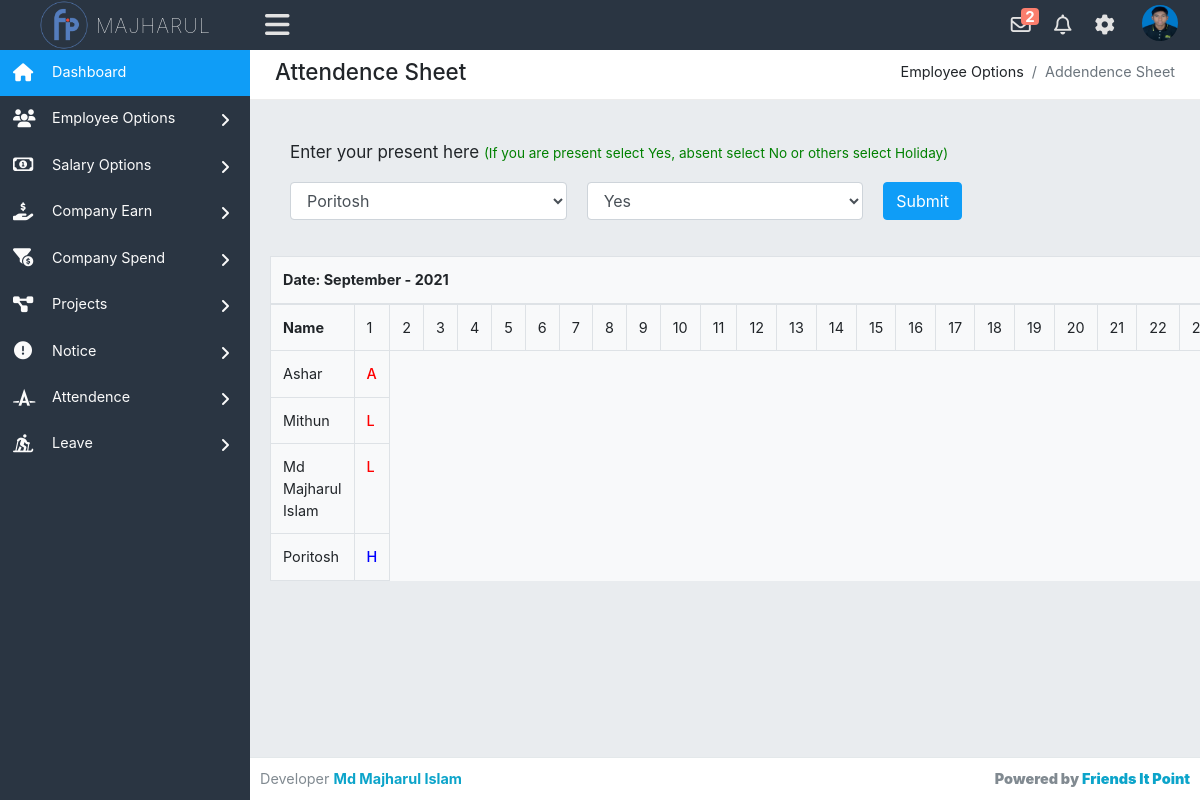
Page /admin/attendence.php (signed in) on the committed database.
### tables this page shows
CREATE TABLE `employee_info` (
  `id` int(11) NOT NULL,
  `employee_id` int(50) NOT NULL,
  `emp_fullname` varchar(100) NOT NULL,
  `emp_mail` varchar(50) NOT NULL,
  `emp_phone` int(20) NOT NULL,
  `emp_designation` varchar(50) NOT NULL,
  `emp_salary` varchar(50) NOT NULL,
  `emp_address` varchar(100) NOT NULL,
  `emp_password` varchar(150) NOT NULL,
  `emp_bio` varchar(1000) NOT NULL,
  `profile_pic` varchar(50) NOT NULL,
  `register_timedate` timestamp NOT NULL DEFAULT current_timestamp(),
  `total_salary` varchar(100) NOT NULL
);

CREATE TABLE `attendence` (
  `id` int(11) NOT NULL,
  `emp_id` int(11) NOT NULL,
  `attend_status` varchar(20) NOT NULL,
  `present_time` varchar(25) NOT NULL,
  `today_date` varchar(25) NOT NULL
);

### admin/attendence.php (the view, shortened to what this page needs)
<?php require_once('header.php'); ?>
<div class="row">
    <div class="col-xl-12">
        <div class="breadcrumb-holder">
            <h1 class="main-title float-left">Attendence Sheet</h1>
            <ol class="breadcrumb float-right">
                <li class="breadcrumb-item">Employee Options</li>
                <li class="breadcrumb-item active">Addendence Sheet</li>
            </ol>
            <div class="clearfix"></div>
        </div>
    </div>
</div>
<div class="card-body">
    <p style="font-size:17px">Enter your present here <small style="color:green">(If you are present select Yes, absent select No or others select Holiday)</small></p style="font-size:17px">
    <form action="" method="POST">
        <div class="row">
            <div class="col-md-4">
                <div class="form-group">
                    <select name="emp_id" class="form-control">
                        <?php
                            $view = $pdo->prepare('SELECT id,emp_fullname FROM employee_info');
                            $view->execute();
                            $view_all = $view->fetchAll(PDO::FETCH_ASSOC);
                            foreach($view_all as $allemp) :
                         ?>
                        <option value="<?php echo $allemp['id']; ?>"><?php echo $allemp['emp_fullname']; ?></option>
                        <?php endforeach; ?>
                    </select>
                </div>
            </div>
            <div class="col-md-4">
                <div class="form-group">
                    <select name="attend_status" class="form-control">
                        <option value="p">Yes</option>
                    </select>
                </div>
            </div>
            <div class="col-md-4">
                <div class="form-group m-b-0">
                    <button class="btn btn-primary" type="submit" name="present">
                        Submit
                    </button>
                </div>
            </div>
        </div>
    </form>
</div>
<div class="row">
	<div class="col-md-12">
        <div class="table-responsive">
           <table class="table table-bordered bg-light">
              <thead>
                <tr>
                  <th scope="col" colspan="31">Date: <?php echo date('F - Y') ?></th>
                </tr>
              </thead>
              <tbody>
                <tr>
                    <th>Name</th>
                    <?php for($i = 1;$i <= date('t');$i++) : ?>
                    <td><?php echo $i; ?></td>
                    <?php endfor; ?>
                </tr>
                <?php
                    $viewdata = $pdo->prepare('SELECT * FROM employee_info ORDER BY id DESC');
                    $viewdata->execute();
                    $result = $viewdata->fetchAll(PDO::FETCH_ASSOC);
                    foreach ($result as $row) :
                ?>
                <tr>
                    <td><?php echo  $row['emp_fullname']; ?></td>
                    <?php
                        $statement = $pdo->prepare('SELECT * FROM attendence WHERE emp_id=?');
                        $statement->execute(array($row['id']));
                        $result = $statement->fetchAll(PDO::FETCH_ASSOC);
                        foreach ($result as $attend) :
                    ?>
                    <td>
                        <?php
                            if($attend['attend_status'] == 'p') {
                                if($attend['present_time'] < '08:01:00 am' AND $attend['present_time'] < '12:00:00 pm') {
                                    echo '<span style="color:green;font-weight:500">P</span>';
                                }
                                else{
                                    echo '<span style="color:red;font-weight:500">L</span>';
                                }
                            }
                            else{
                                if($attend['attend_status'] == 'a'){
                                    echo '<span style="color:red;font-weight:500">A</span>';
                                }
                                else{
                                    echo '<span style="color:blue;font-weight:500">H</span>';
                                }
                            }
                        ?>
                    </td>
                    <?php endforeach; ?>
                </tr>
                <?php endforeach; ?>
              </tbody>
            </table>
        </div>
    </div>
</div>
<?php require_once('footer.php'); ?>

### admin/header.php (shortened to what this page needs)
<?php require_once('../config.php'); ?>
<!DOCTYPE html>
<html lang="en">
<head>
    <link href="../assets/css/bootstrap.min.css" rel="stylesheet" type="text/css" />
    <link href="../assets/font-awesome/css/all.css" rel="stylesheet" type="text/css" />
    <link rel="stylesheet" href="../fancybox-master/dist/jquery.fancybox.min.css">
    <link rel="stylesheet" href="../livedatetime/clock.css">
    <link rel="stylesheet" href="../livedatetime/calendar.css">
    <link href='https://netdna.bootstrapcdn.com/font-awesome/3.2.1/css/font-awesome.css' rel='stylesheet' type='text/css'>
    <link rel="stylesheet" type="text/css" href="../assets/css/dataTables.bootstrap.min.css" />
    <link rel="stylesheet" type="text/css" href="../assets/plugins/datatables/datatables.min.css" />
    <link href="../assets/css/style.css" rel="stylesheet" type="text/css" />
</head>
<body class="adminbody">
    <div id="main">
        <div class="headerbar">
            <?php
                $stm = $pdo->prepare('SELECT * FROM admin_info WHERE admin_id=?');
                $stm->execute(array($_SESSION['logged_in']));
                $rslt = $stm->fetchAll(PDO::FETCH_ASSOC);
                foreach($rslt as $row) :
            ?>
            <div class="headerbar-left">
                <a href="index.php" class="logo">
                    <img alt="Logo" src="../assets/images/logo.png" />
                    <span><?php echo $row['admin_name']; ?></span>
                </a>
            </div>
            <nav class="navbar-custom">
                <ul class="list-inline float-right mb-0">
                    <li class="list-inline-item dropdown notif">
                        <a class="nav-link dropdown-toggle arrow-none" data-toggle="dropdown" href="#" aria-haspopup="false" aria-expanded="false">
                            <i class="far fa-envelope"></i>
                            <?php
                                $notify_s = $pdo->prepare('SELECT * FROM notification WHERE type=? AND status=? ORDER BY date DESC');
                                $notify_s->execute(array('salary','unread'));
                                $notify_result = $notify_s->fetchAll(PDO::FETCH_ASSOC);
                                if(count($notify_result) > 0 ) :
                             ?>
                            <span class="mycounter"><?php echo count($notify_result); ?></span>
                            <?php endif; ?>
                        </a>
                        <?php if(count($notify_result) > 0 ) :
                               foreach ($notify_result as $notifyr) :
                            ?>
                                    <?php
                                        $empname = $pdo->prepare('SELECT * FROM employee_info WHERE id=?');
                                        $empname->execute(array($notifyr['emp_id']));
                                        $emp_infos = $empname->fetchAll(PDO::FETCH_ASSOC);
                                     ?>
                        <?php endforeach; endif; ?>
                    </li>
                    <li class="list-inline-item dropdown notif">
                        <a class="nav-link dropdown-toggle arrow-none" data-toggle="dropdown" href="#" aria-haspopup="false" aria-expanded="false">
                            <i class="far fa-bell"></i>
                        </a>
                    </li>
                    <li class="list-inline-item dropdown notif">
                        <a class="nav-link dropdown-toggle arrow-none" data-toggle="dropdown" href="#" aria-haspopup="false" aria-expanded="false">
                            <i class="fas fa-cog"></i>
                        </a>
                    </li>
                    <li class="list-inline-item dropdown notif">
                        <a class="nav-link dropdown-toggle nav-user" data-toggle="dropdown" href="#" aria-haspopup="false" aria-expanded="false">
                            <?php if($row['admin_pic'] != 'avatar') : ?>
                            <img src="../uploads/<?php echo $row['admin_pic']; ?>" alt="Profile image" class="avatar-rounded">
                            <?php else : ?>
                            <img src="../assets/images/avatars/admin.png" alt="Profile image" class="avatar-rounded">
                        </a>
                        <?php endif; endforeach; ?>
                    </li>
                </ul>
                <ul class="list-inline menu-left mb-0">
                    <li class="float-left">
                        <button class="button-menu-mobile open-left">
                            <i class="fas fa-bars"></i>
                        </button>
                    </li>
                </ul>
            </nav>
        </div>
        <div class="left main-sidebar">
            <div class="sidebar-inner leftscroll">
                <div id="sidebar-menu">
                    <ul>
                        <li class="submenu">
                            <a class="active" href="index.php">
                                <i class="fas fa-home"></i>
                                <span> Dashboard </span>
                            </a>
                        </li>
                        <li class="submenu">
                            <a id="tables" href="#">
                                <i class="fas fa-users"></i>
                                <span> Employee Options </span>
                                <span class="menu-arrow"></span>
                            </a>
                        </li>
                        <li class="submenu">
                            <a id="tables" href="#">
                                <i class="far fa-money-bill-alt"></i>
                                <span> Salary Options </span>
                                <span class="menu-arrow"></span>
                            </a>
                        </li>
                        <li class="submenu">
                            <a id="tables" href="#">
                                <i class="fas fa-hand-holding-usd"></i>
                                <span> Company Earn </span>
                                <span class="menu-arrow"></span>
                            </a>
                        </li>
                        <li class="submenu">
                            <a id="tables" href="#">
                                <i class="fas fa-funnel-dollar"></i>
                                <span> Company Spend </span>
                                <span class="menu-arrow"></span>
                            </a>
                        </li>
                        <li class="submenu">
                            <a id="tables" href="#">
                                <i class="fas fa-project-diagram"></i>
                                <span> Projects </span>
                                <span class="menu-arrow"></span>
                            </a>
                        </li>
                        <li class="submenu">
                            <a id="tables" href="#">
                                <i class="fas fa-exclamation-circle"></i>
                                <span> Notice </span>
                                <span class="menu-arrow"></span>
                            </a>
                        </li>
                        <li class="submenu">
                            <a id="tables" href="#">
                                <i class="fab fa-autoprefixer"></i>
                                <span> Attendence </span>
                                <span class="menu-arrow"></span>
                            </a>
                        </li>
                        <li class="submenu">
                            <a id="tables" href="#">
                                <i class="fas fa-skiing-nordic"></i>
                                <span> Leave </span>
                                <span class="menu-arrow"></span>
                            </a>
                        </li>
                    </ul>
                </div>
            </div>
        </div>
        <div class="content-page">
            <div class="content">
                <div class="container-fluid">

### livedatetime/clock.css (style rules this page uses)
* { margin: 0; padding: 0; box-sizing: border-box; }

### rows in the picture
employee_info: emp_fullname "Ashar"
attendence: attend_status "A"
employee_info: emp_fullname "Mithun"
attendence: attend_status "L"
employee_info: emp_fullname "Md Majharul Islam"
attendence: attend_status "L"
employee_info: emp_fullname "Poritosh"
attendence: attend_status "H"

### other values in the picture
$row['admin_name'] "MAJHARUL"
count($notify_result) "2"
form field emp_id "Poritosh"
